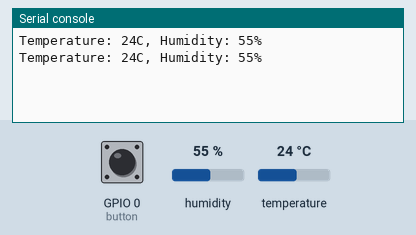
A program run on a simulated ESP32 board running MicroPython. On the bench: the last lines printed to the serial console. The test bench sets the inputs (shaded band); at power-on: humidity 55 %, temperature 24 °C, GPIO 0 (button) HIGH. Threads take turns every 2 ms.

Above: at 1.2 s.
1.3 s: humidity set to 22 %
At 2.6 s:
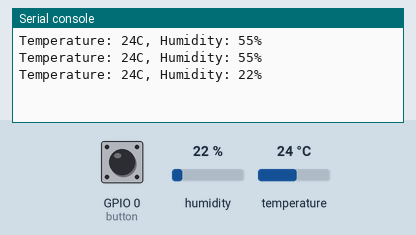
2.8 s: temperature set to 12 °C
At 3.9 s:
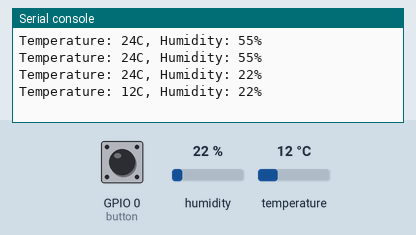
4.3 s: humidity set to 40 %
At 6.0 s:
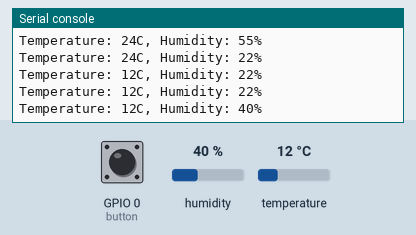
Timing chart, 0 to 7.5 s (numbered marks = the images above; inputs shaded):
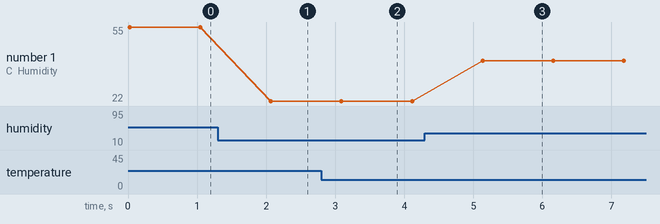

Measured:
- after the input at 1.3 s, the serial console: prints a new line after 0.77 s (image 1)
- after the input at 2.8 s, the serial console: prints a new line after 0.29 s (image 2)
- after the input at 4.3 s, the serial console: prints a new line after 0.84 s (image 3)
- plotted number 1: 55 → 22 after the input at 1.3 s, 22 → 40 after the input at 4.3 s

The program:

punto_5_threads.py
```python
import dht
import machine
import time
import _thread

# Define pin for DHT sensor
dht_pin = 15

# Define pin for user button
button_pin = 0

# Define global variable to keep track of whether or not to print measurements
print_measurements = True

# Define function for Thread1 that prints temperature and humidity measurements
def print_measurements_thread():
    global print_measurements
    # Initialize DHT sensor
    d = dht.DHT11(machine.Pin(dht_pin))
    while True:
        if print_measurements:
            # Measure temperature and humidity
            d.measure()
            temp_c = d.temperature()
            hum = d.humidity()
            # Print measurements
            print("Temperature: {}C, Humidity: {}%".format(temp_c, hum))
            time.sleep(1)

# Define function for Thread2 that reads user button and controls Thread1
def control_measurements_thread():
    global print_measurements
    # Initialize button as input with internal pull-up resistor
    button = machine.Pin(button_pin, machine.Pin.IN, machine.Pin.PULL_UP)
    while True:
        # Check if button is pressed
        if not button.value():
            # Toggle print_measurements variable
            print_measurements = not print_measurements
            # Wait for button to be released
            while not button.value():
                time.sleep_ms(50)
        time.sleep_ms(50)

# Start Thread1 and Thread2
_thread.start_new_thread(print_measurements_thread, ())
_thread.start_new_thread(control_measurements_thread, ())
```
